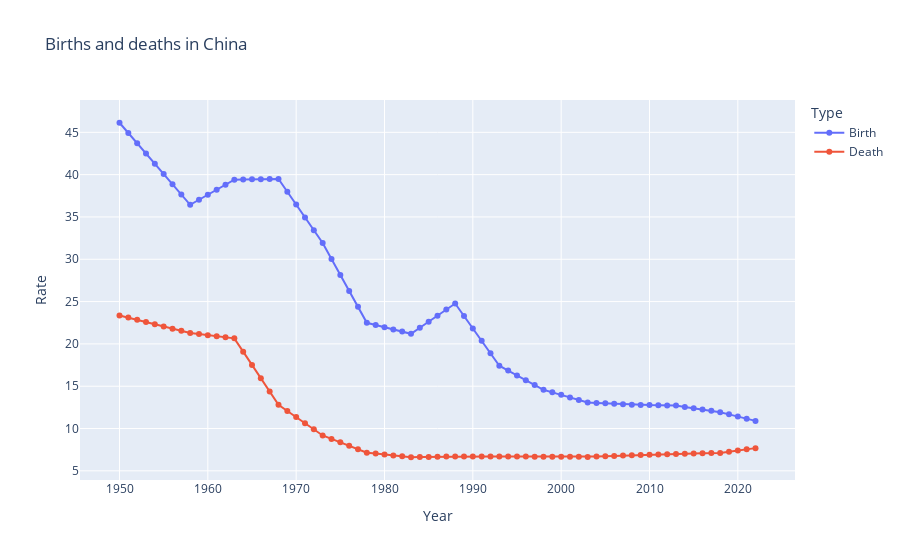

Source (notebook cell):
### Code cell
figure = px.line(fertility_rate, x="Year", y="Rate", color="Type", title="Births and deaths in China", markers=True)
figure.show()
